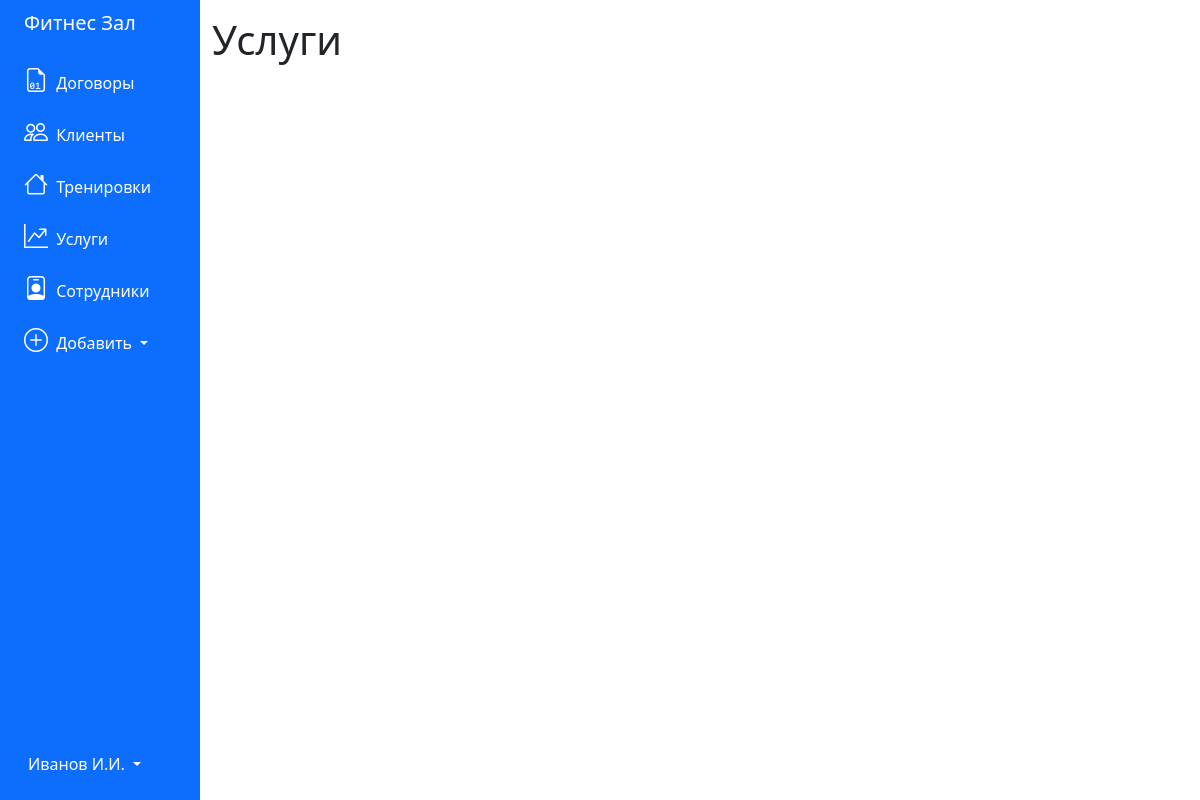
Page /reports on the earlier database version.
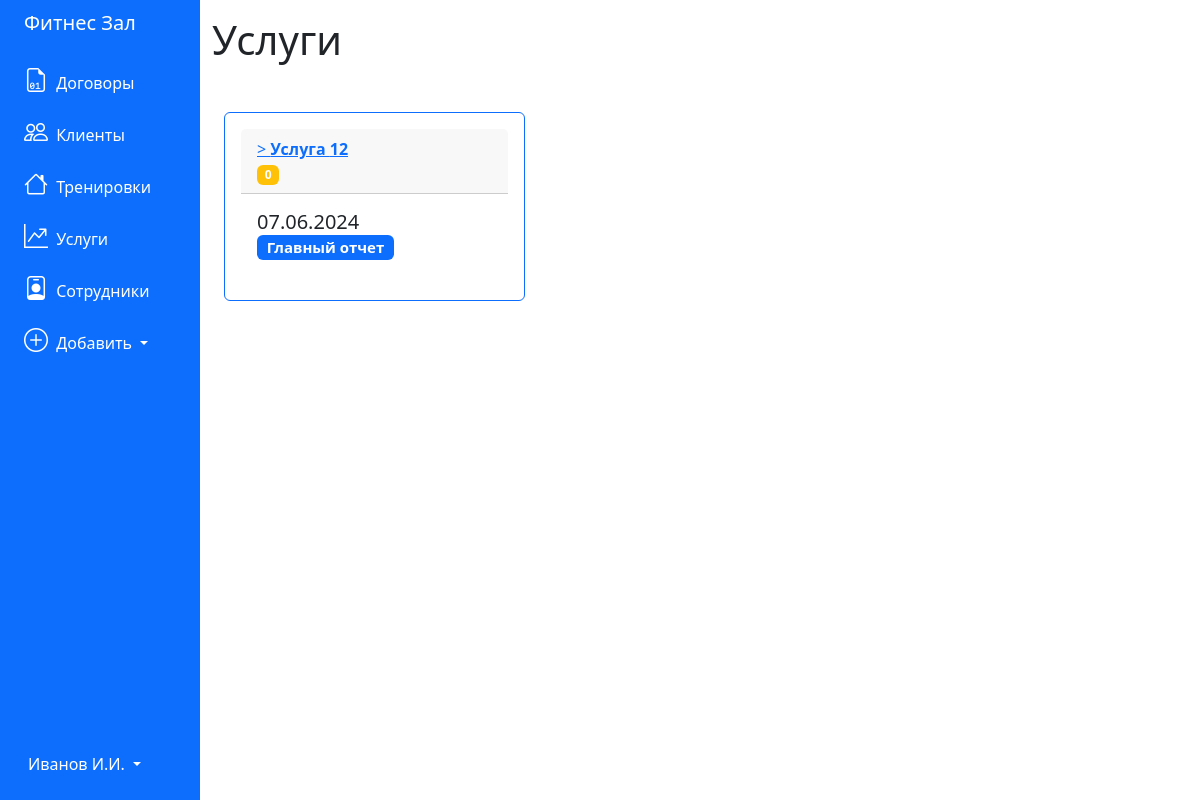
Same page on the later database version.
### tables this page shows
CREATE TABLE 'reports' (
	"id_report" INTEGER PRIMARY KEY AUTOINCREMENT,
	'number' TEXT,
	'date' TEXT,
	'report_type' TEXT,
	'description' TEXT,
	'employee_id' INTEGER
);

### app.py (the view)
@app.route('/reports')
def reports():
    conn = get_db_connection()
    pos = conn.execute("""SELECT * FROM reports""").fetchall()
    conn.close()
    return render_template('reports.html', reports=pos)

### app.py (called while the page is built)
def get_db_connection():
    conn = sqlite3.connect('../pythonProject4/database.db')
    conn.row_factory = sqlite3.Row
    return conn

### templates/reports.html
{% extends 'base.html' %}
{% block content %}
<h1>{% block title %} Услуги {% endblock %}</h1>
<div class="container mt-5 mb-3">
    <div class="row">
        {% for report in reports %}
        <div class="col-md-4">
            <div class="card p-3 mb-2 border-primary">
                <div class="card-header">
                    <a href="{{ url_for('report', report_id=report['id_report']) }}">>
                        <b>Услуга {{ report['number'] }}</b>
                    </a>
                    <br>
                    <span class="badge bg-warning">{{ report['employee_id'] }}</span>
                </div>
                <div class="card-body">
                    <h5 class="card-title">{{ report['date'] }} <span class="badge bg-primary">{{
                            report['description'] }} </span></h5>
                </div>
            </div>
        </div>
        {% endfor %}
    </div>
</div>
{% endblock %}

Differences in the rows shown:
added reports: number "12", employee_id "0", date "07.06.2024", description "Главный отчет"
